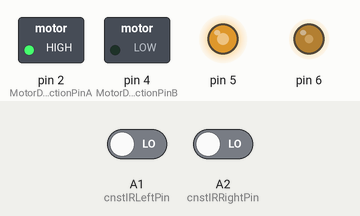
This sketch was run on a simulated Arduino Uno, built with avr-gcc and run on an emulated ATmega328P. Parts: switched loads named in the sketch (green lamp = pin HIGH), output pins drawn as LEDs (lit = HIGH). Dashed ring = blinking. The test bench sets the inputs (shaded band); at power-on: A1 (cnstIRLeftPin) LOW, A2 (cnstIRRightPin) LOW. Random numbers use the default seed unless the sketch sets one.

Above: at 4.6 s.
4.7 s: A1 (cnstIRLeftPin) driven HIGH
At 6.4 s:
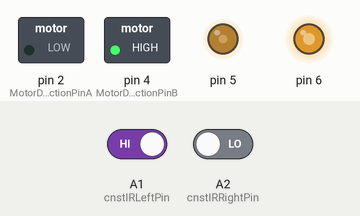
7.2 s: A1 (cnstIRLeftPin) driven LOW
At 8.2 s:
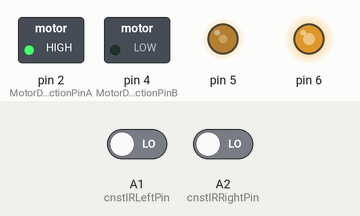
12.8 s: A2 (cnstIRRightPin) driven HIGH
15.3 s: A2 (cnstIRRightPin) driven LOW
At 17.5 s:
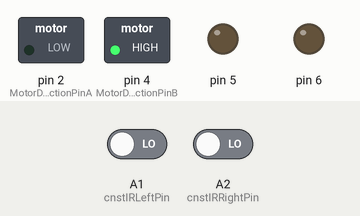
Timing chart, 0 to 21.9 s (numbered marks = the images above; inputs shaded):
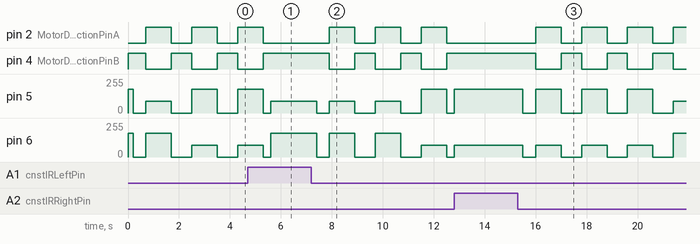

The sketch:

RobotTank.ino
```cpp
#include "Common.h"
#include "CMotorController.h"
#include "CMoveController.h"
#include "CRandomStrategy.h"
#include "CIRStrategy.h"
#include "CMainController.h"
#include "CSensorController.h"

CSensorController gSensorController(cnstIRLeftPin, cnstIRRightPin, cnstUSEchoPin, cnstUSTrigPin);
CMotorController gRightMotor(MotorDirectionPinB, MotorPWMB, false);
CMotorController gLeftMotor(MotorDirectionPinA, MotorPWMA, true);
CMoveController gMoveController(&gLeftMotor, &gRightMotor);
CRandomStrategy gRandomStrategy;
CIRStrategy gIRStrategy(&gSensorController);
//CMainController gMainController(&gMoveController, &gRandomStrategy);
CMainController gMainController(&gMoveController, &gIRStrategy);

void setup()
{
  Serial.begin(9600);
  LogMsg("");
  LogMsg("Setup...");

  gSensorController.Setup();
  gRightMotor.Setup();
  gLeftMotor.Setup();
  gMoveController.Setup();
  gRandomStrategy.Setup();
  gIRStrategy.Setup();
  gMainController.Setup();
  LogMsg("Setup successfull");
};

void loop()
{
  gSensorController.Exec();
  gMainController.Exec();
};
```

CBaseStrategy.cpp
```cpp
#include "CBaseStrategy.h"
```

CBaseStrategy.h
```cpp
#ifndef file_CBaseSrategy
#define file_CBaseSrategy
#include <Arduino.h>

struct MoveSettings
{
  byte Power;
  int Mode;
  int Delay;
  bool operator==(const MoveSettings& other) const
  {
    return Power == other.Power && Mode == other.Mode && Delay == other.Delay;
  }
  bool operator!=(const MoveSettings& other) const
  {
    return !(*this == other);
  }
};

class CBaseStrategy
{
  public:
  virtual MoveSettings GetSettings() = 0;
};

#endif
```

CIRStrategy.cpp
```cpp
#include "CIRStrategy.h"

CIRStrategy::CIRStrategy(CSensorController* sensorController)
  : _Timer()
{
  _sensorController = sensorController;
}

void CIRStrategy::Setup()
{
  SetForward();
}

void PrintSettings(String header, MoveSettings value)
{
  Serial.println();
  Serial.println(header);
  Serial.print("Power = "); Serial.println(value.Power);
  Serial.print("Mode = "); Serial.println(value.Mode);
}

MoveSettings CIRStrategy::GetSettings()
{
  Exec();
  return _CurrSettings;
}

void CIRStrategy::Exec()
{
  switch (_CurrentState)
  {
    case ssForward:
      ExecForward();
      break;
    case ssCheckIR:
      ExecCheckIR();
      break;
    case ssMoveLeft:
      ExecMoveLeft();
      break;
    case ssMoveRight:
      ExecMoveRight();
      break;
    case ssStop1:
      ExecStop1();
      break;
    case ssSelectDirect:
      ExecSelectDirect();
      break;
    case ssMoveLeftBack:
      ExecMoveLeftBack();
      break;
    case ssMoveRightBack:
      ExecMoveRightBack();
      break;
    case ssStop2:
      ExecStop2();
      break;
    default:
      ExecStop1();
      break;
  }
}

void CIRStrategy::SetForward()
{
  _CurrSettings = GetDefaultMoveSettings();
  _CurrentState = StrategyState::ssForward;
  _Timer.SetDelay(200);
  _Timer.ReStart();
}

void CIRStrategy::ExecForward()
{
  if (!_Timer.IsActive())
  {
    SetCheckIR();
  }
}

void CIRStrategy::SetCheckIR()
{
  _CurrentState = StrategyState::ssCheckIR;
}

void CIRStrategy::ExecCheckIR()
{
  bool isIRL = _sensorController->GetIRLeft();
  bool isIRR = _sensorController->GetIRRight();

  if (!isIRL && !isIRR)
  {
    SetStop1();
  }
  else if (!isIRL)
  {
    SetMoveRight();
  }
  else if (!isIRR)
  {
    SetMoveLeft();
  }
  else
  {
    SetForward();
  }
}

void CIRStrategy::SetStop1()
{
  _CurrentState = StrategyState::ssStop1;
  _CurrSettings.Power = 0;
  _CurrSettings.Mode = cnstMoveStop;

  _Timer.SetDelay(500);
  _Timer.ReStart();
}

void CIRStrategy::ExecStop1()
{
  if (!_Timer.IsActive())
  {
    SetSelectDirect();
  }
}

void CIRStrategy::SetMoveLeft()
{
  _CurrentState = StrategyState::ssMoveLeft;
  _Timer.SetDelay(300);
  _Timer.ReStart();

  _CurrSettings.Power = 180;
  _CurrSettings.Mode = cnstMoveLeft;
}

void CIRStrategy::ExecMoveLeft()
{
  if (!_Timer.IsActive())
  {
    SetCheckIR();
  }
}

void CIRStrategy::SetMoveRight()
{
  _CurrentState = StrategyState::ssMoveRight;
  _Timer.SetDelay(300);
  _Timer.ReStart();

  _CurrSettings.Power = 180;
  _CurrSettings.Mode = cnstMoveRight;
}

void CIRStrategy::ExecMoveRight()
{
  if (!_Timer.IsActive())
  {
    SetCheckIR();
  }
}

void CIRStrategy::SetSelectDirect()
{
  _CurrentState = StrategyState::ssSelectDirect;
}

void CIRStrategy::ExecSelectDirect()
{
  if (random(1,10) < 6)
  {
    SetMoveLeftBack();
  }
  else
  {
    SetMoveRightBack();
  }
}

void CIRStrategy::SetMoveLeftBack()
{
  _CurrentState = StrategyState::ssMoveLeftBack;
  _Timer.SetDelay(1000);
  _Timer.ReStart();

  _CurrSettings.Power = 180;
  _CurrSettings.Mode = cnstMoveBackLeft;
}

void CIRStrategy::ExecMoveLeftBack()
{
  if (!_Timer.IsActive())
  {
    SetStop2();
  }
}

void CIRStrategy::SetMoveRightBack()
{
  _CurrentState = StrategyState::ssMoveRightBack;
  _Timer.SetDelay(1000);
  _Timer.ReStart();

  _CurrSettings.Power = 180;
  _CurrSettings.Mode = cnstMoveBackRight;
}

void CIRStrategy::ExecMoveRightBack()
{
  if (!_Timer.IsActive())
  {
    SetStop2();
  }
}

void CIRStrategy::SetStop2()
{
  _CurrentState = StrategyState::ssStop2;
  _CurrSettings.Power = 0;
  _CurrSettings.Mode = cnstMoveStop;

  _Timer.SetDelay(300);
  _Timer.ReStart();
}

void CIRStrategy::ExecStop2()
{
  if (!_Timer.IsActive())
  {
    SetCheckIR();
  }
}

MoveSettings CIRStrategy::GetDefaultMoveSettings()
{
  MoveSettings newSettings;
  newSettings.Power = 180;
  newSettings.Mode = cnstMoveForward;
  return newSettings;
}
```

CIRStrategy.h
```cpp
#ifndef file_CIRSrategy
#define file_CIRSrategy

#include <Arduino.h>
#include "CTimer.h"
#include "Common.h"
#include "CBaseStrategy.h"
#include "CSensorController.h"

enum StrategyState{ssForward, ssCheckIR, ssStop1, ssMoveRight, ssMoveLeft, ssSelectDirect, ssMoveLeftBack, ssMoveRightBack, ssStop2};

class CIRStrategy : public CBaseStrategy
{
  private:
  CSensorController* _sensorController;
  StrategyState _CurrentState = StrategyState::ssForward;
  MoveSettings _CurrSettings;
  CTimer _Timer;

  MoveSettings GetDefaultMoveSettings();
  void SetForward() ;
  void ExecForward();
  void SetCheckIR();
  void ExecCheckIR();
  void SetStop1();
  void ExecStop1();
  void SetMoveLeft();
  void ExecMoveLeft();
  void SetMoveRight();
  void ExecMoveRight();
  void SetSelectDirect();
  void ExecSelectDirect();
  void SetMoveLeftBack();
  void ExecMoveLeftBack();
  void SetMoveRightBack();
  void ExecMoveRightBack();
  void SetStop2();
  void ExecStop2();

  public:
  CIRStrategy(CSensorController* sensorController);
  void Setup();
  virtual MoveSettings GetSettings();
  void Exec();
};

#endif 
```

CMainController.cpp
```cpp
#include "CMainController.h"

CMainController::CMainController(CMoveController* moveCtrl, CBaseStrategy* moveStrtegy)
{
  _moveController = moveCtrl;
  _moveStrategy = moveStrtegy;
}

void CMainController::Exec()
{
  LogMsg("Main Exec ...");
  MoveSettings newSettings = _moveStrategy->GetSettings();

  if (_currentMove != newSettings)
  {
    LogMsg("NewSettingd + Move");
    _currentMove = newSettings;
    _moveController->Move(_currentMove.Mode, _currentMove.Power);
  }
  LogMsg("Main Exec end");

}

void CMainController::Setup()
{
  _currentMove.Mode = cnstMoveStop;
  _currentMove.Delay = 10000;
  _currentMove.Power = 0;
  _moveController->Move(_currentMove.Mode, _currentMove.Power);
}
```

CMainController.h
```cpp
#ifndef file_CMainController
#define file_CMainController

#include "CMoveController.h"
#include "CBaseStrategy.h"

class CMainController
{
  private:
    CMoveController* _moveController;
    CBaseStrategy* _moveStrategy;
    MoveSettings _currentMove;

  public:
  CMainController(CMoveController* moveCtrl, CBaseStrategy* moveStrategy);
  void Setup();
  void Exec();
};

#endif
```

CMotorController.cpp
```cpp
#include "CMotorController.h"

CMotorController::CMotorController(int directPin, int PWMPin, bool isInverse)
{
 _DirectPin = directPin;
 _PWMPin = PWMPin;
 _IsInverse = isInverse;
}
void CMotorController::Setup()
{
  pinMode(_DirectPin, OUTPUT);
  pinMode(_PWMPin, OUTPUT);
}

void CMotorController::Forward(byte power)
{
  digitalWrite(_DirectPin,_IsInverse?LOW:HIGH);
  analogWrite(_PWMPin,power);
}

void CMotorController::Backward(byte power)
{
  digitalWrite(_DirectPin,_IsInverse?HIGH:LOW);
  analogWrite(_PWMPin,power);
}

void CMotorController::Stop()
{
  digitalWrite(_DirectPin,_IsInverse?LOW:HIGH);
  analogWrite(_PWMPin,0);
}
```

CMotorController.h
```cpp
#ifndef file_CMotorController
#define file_CMotorController
#include <Arduino.h>

class CMotorController
{
  private:
    int _DirectPin;
    int _PWMPin;
    bool _IsInverse;

  public:
  CMotorController(int directPin, int PWMPin, bool isInverse);
  void Setup();
  void Forward(byte power);
  void Backward(byte power);
  void Stop();
};

#endif
```

CMoveController.cpp
```cpp
#include "CMoveController.h"

CMoveController::CMoveController( CMotorController* leftMotor, CMotorController* rightMotor)
{
  _LeftMotor = leftMotor;
  _RightMotor = rightMotor;
}

void CMoveController::Setup()
{

}

void CMoveController::TurnLeft(byte power)
{
  _RightMotor->Forward(power);
  _LeftMotor->Backward(power);
}

void CMoveController::TurnRight(byte power)
{
  _RightMotor->Backward(power);
  _LeftMotor->Forward(power);
}

void CMoveController::MoveLeft(byte power)
{
  _RightMotor->Forward(power);
  _LeftMotor->Forward(power/_TurnKoeff);

};

void CMoveController::MoveRight(byte power)
{
  _RightMotor->Forward(power/_TurnKoeff);
  _LeftMotor->Forward(power);
};

void CMoveController::Forward(byte power)
{
  LogMsg("Forward");
  _RightMotor->Forward(power);
  _LeftMotor->Forward(power);
}

void CMoveController::Backward(byte power)
{
  _RightMotor->Backward(power);
  _LeftMotor->Backward(power);
}

void CMoveController::MoveBackLeft(byte power)
{
  _RightMotor->Backward(power);
  _LeftMotor->Backward(power/_TurnKoeff);
}

void CMoveController::MoveBackRight(byte power)
{
  _RightMotor->Backward(power/_TurnKoeff);
  _LeftMotor->Backward(power);
}

void CMoveController::Stop()
{
  _RightMotor->Stop();
  _LeftMotor->Stop();
}

void CMoveController::Move(byte moveType, byte power)
{
  switch (moveType)
  {
    case cnstMoveForward:
      Forward(power);
      break;
    case cnstMoveBackward:
      Backward(power);
      break;
    case cnstMoveLeft:
      MoveLeft(power);
      break;
    case cnstMoveRight:
      MoveRight(power);
      break;
    case cnstTurnLeft:
      TurnLeft(power);
      break;
    case cnstTurnRight:
      TurnRight(power);
      break;
    case cnstMoveBackLeft:
      MoveBackLeft(power);
      break;
    case cnstMoveBackRight:
      MoveBackRight(power);
      break;
    default:
      Stop();
  }
};
```

CMoveController.h
```cpp
#ifndef file_CMoveController
#define file_CMoveController

#include <Arduino.h>
#include "CMotorController.h"
#include "Common.h"

class CMoveController
{
  private:
  CMotorController* _LeftMotor;
  CMotorController* _RightMotor;
  byte _TurnKoeff = 2;

  public:
  CMoveController( CMotorController* leftMotor, CMotorController* rightMotor);
  void Setup();
  void TurnLeft(byte power);
  void TurnRight(byte power);
  void MoveLeft(byte power);
  void MoveRight(byte power);
  void Forward(byte power);
  void Backward(byte power);
  void MoveBackLeft(byte power);
  void MoveBackRight(byte power);

  void Move(byte moveType, byte power);
  void Stop();

};


#endif
```

CRandomStrategy.cpp
```cpp
#include "CRandomStrategy.h"

CRandomStrategy::CRandomStrategy()
  : _Timer()
{

}

void CRandomStrategy::Setup()
{
  _CurrSettings.Power = 180;
  _CurrSettings.Mode = cnstMoveForward;
  _CurrSettings.Delay = 2000;

  _Timer.SetDelay(2000);
  _Timer.Start();
}

MoveSettings CRandomStrategy::GetSettings()
{
  if (!_Timer.IsActive())
  {
    _CurrSettings = GenerateSettings();
    _Timer.SetDelay(random(1000, 3000));
    _Timer.ReStart();
  }

  return _CurrSettings;
}

MoveSettings CRandomStrategy::GenerateSettings()
{
   MoveSettings newSettings;
   newSettings.Power = random(100, 255);
   newSettings.Mode = random(0,cnstMoveTypeCount-1);
   return newSettings;
}
```

CRandomStrategy.h
```cpp
#ifndef file_CRandomSrategy
#define file_CRandomSrategy

#include <Arduino.h>
#include "CTimer.h"
#include "Common.h"
#include "CBaseStrategy.h"

class CRandomStrategy : public CBaseStrategy
{
  private:
  CTimer _Timer;
  MoveSettings _CurrSettings;


  public:
  CRandomStrategy();
  void Setup();
  MoveSettings GetSettings();
  MoveSettings GenerateSettings();
};

#endif
```

CSensorController.cpp
```cpp
#include "CSensorController.h"

CSensorController::CSensorController(int irLeftPin, int irRightPin, int USEchoPin, int USTrigPin)
{
  _IRLeftPin = irLeftPin;
}

void CSensorController::Setup()
{
  pinMode(_IRLeftPin, INPUT);
  pinMode(_IRRightPin, INPUT);
}

void CSensorController::Exec()
{

}

bool CSensorController::GetIRLeft()
{
  return digitalRead(cnstIRLeftPin) == 1;
}

bool CSensorController::GetIRRight()
{
  return digitalRead(cnstIRRightPin) == 1;
}
```

CSensorController.h
```cpp
#ifndef file_CSensorController
#define file_CSensorController
#include <Arduino.h>
#include "Common.h"

class CSensorController
{
  private:
    int _IRLeftPin;
    int _IRRightPin;
    int _USEchoPin;
    int _USTrigPin;

  public:
  CSensorController(int irLeftPin, int irRightPin, int USEchoPin, int USTrigPin);
  void Setup();
  void Exec();
  bool GetIRLeft();
  bool GetIRRight();
};

#endif
```

CTimer.cpp
```cpp
#include "CTimer.h"
CTimer::CTimer()
{
  _Period = 2000;
  _LastTime = millis();
  _Active = false;
}

void CTimer::SetDelay(uint32_t value)
{
  _Period = value;
}

void CTimer::Start()
{
  _LastTime = millis();
  _Active = true;
}

void CTimer::ReStart()
{
  Start();
}

bool CTimer::IsActive()
{
  return ((millis() - _LastTime) < _Period);
}
```

CTimer.h
```cpp
#ifndef file_CTimer
#define file_CTimer
#include <Arduino.h>

class CTimer
{
  private:
  uint32_t _Period;
  uint32_t _LastTime;
  bool _Active;

  public:
	CTimer();
	void SetDelay(uint32_t value);
  void Start();
  void ReStart();
	bool IsActive();
};

#endif
```

Common.cpp
```cpp
#include "HardwareSerial.h"
#include "Common.h"

void LogMessage(String msg)
{
  Serial.println(msg);
}
```

Common.h
```cpp
#ifndef file_Common
#define file_Common
#include <Arduino.h>

// Пины моторов
#define MotorDirectionPinA 2
#define MotorDirectionPinB 4
#define MotorPWMA 5
#define MotorPWMB 6

// Пины сенсоров
#define cnstIRLeftPin A1
#define cnstIRRightPin A2
#define cnstUSTrigPin 12
#define cnstUSEchoPin 13

// константы для типов движения
#define cnstMoveTypeCount 9
#define cnstMoveStop 0
#define cnstMoveForward 1
#define cnstMoveBackward 2
#define cnstTurnLeft 3
#define cnstTurnRight 4
#define cnstMoveLeft 5
#define cnstMoveRight 6
#define cnstMoveBackLeft 7
#define cnstMoveBackRight 8

// константы для типов поведения
#define cnstRandomStrategy 0
#define cnstIRStrategy 0

#define LogMsg(msg)
//Serial.println(msg)

void LogMessage(String msg);

#endif
```

Measured:
- after the input at 7.2 s, pin 2 (MotorDirectionPinA): alternates HIGH for 1.0 s and LOW for 0.80 s, starting after 0.70 s; pin 4 (MotorDirectionPinB): alternates HIGH for 0.80 s and LOW for 1.0 s, starting after 0.70 s
- after the input at 15.3 s, pin 2 (MotorDirectionPinA): alternates HIGH for 1.0 s and LOW for 0.80 s, starting after 0.70 s; pin 4 (MotorDirectionPinB): alternates HIGH for 0.80 s and LOW for 1.0 s, starting after 0.70 s
- by itself, pin 2 (MotorDirectionPinA): alternates HIGH for 1.0 s and LOW for 0.80 s
- by itself, pin 4 (MotorDirectionPinB): alternates HIGH for 0.80 s and LOW for 1.0 s
